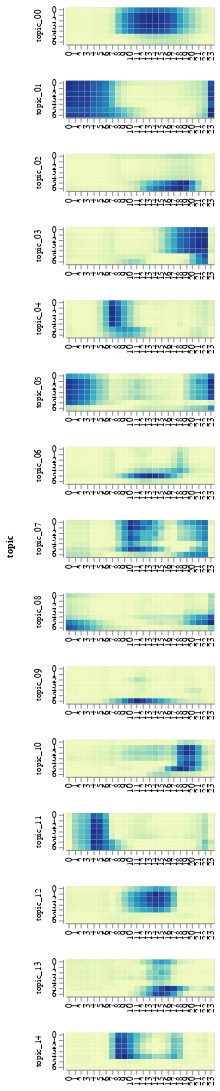

Notebook source saved alongside this figure:
### Code cell
alt.Chart(df_topic)\
.mark_rect()\
.encode(
    alt.X('hour:O', axis=alt.Axis(title='')),
    alt.Y('day:O', axis=alt.Axis(title='')),
    color=alt.Color('score:Q', legend=None)
)\
.properties(width=160, height=40)\
.facet(row='topic:N')\
.resolve_scale(color='independent', x='independent')

### Figure 1 — Vega-Lite specification as saved in the notebook (floating-point values rounded to 4 significant figures; data arrays with more than 128 entries replaced by an {"elided": "..."} marker saying what was removed)
{"$schema": "https://vega.github.io/schema/vega-lite/v2.6.0.json", "config": {"view": {"height": 300, "width": 400}}, "data": {"name": "data-df322026337868a05baedaf125c46f1a"}, "datasets": {"data-df322026337868a05baedaf125c46f1a": {"elided": "2520 records"}}, "facet": {"row": {"field": "topic", "type": "nominal"}}, "resolve": {"scale": {"color": "independent", "x": "independent", "y": "shared"}}, "spec": {"encoding": {"color": {"field": "score", "legend": null, "type": "quantitative"}, "x": {"axis": {"title": ""}, "field": "hour", "type": "ordinal"}, "y": {"axis": {"title": ""}, "field": "day", "type": "ordinal"}}, "height": 40, "mark": "rect", "width": 160}}
